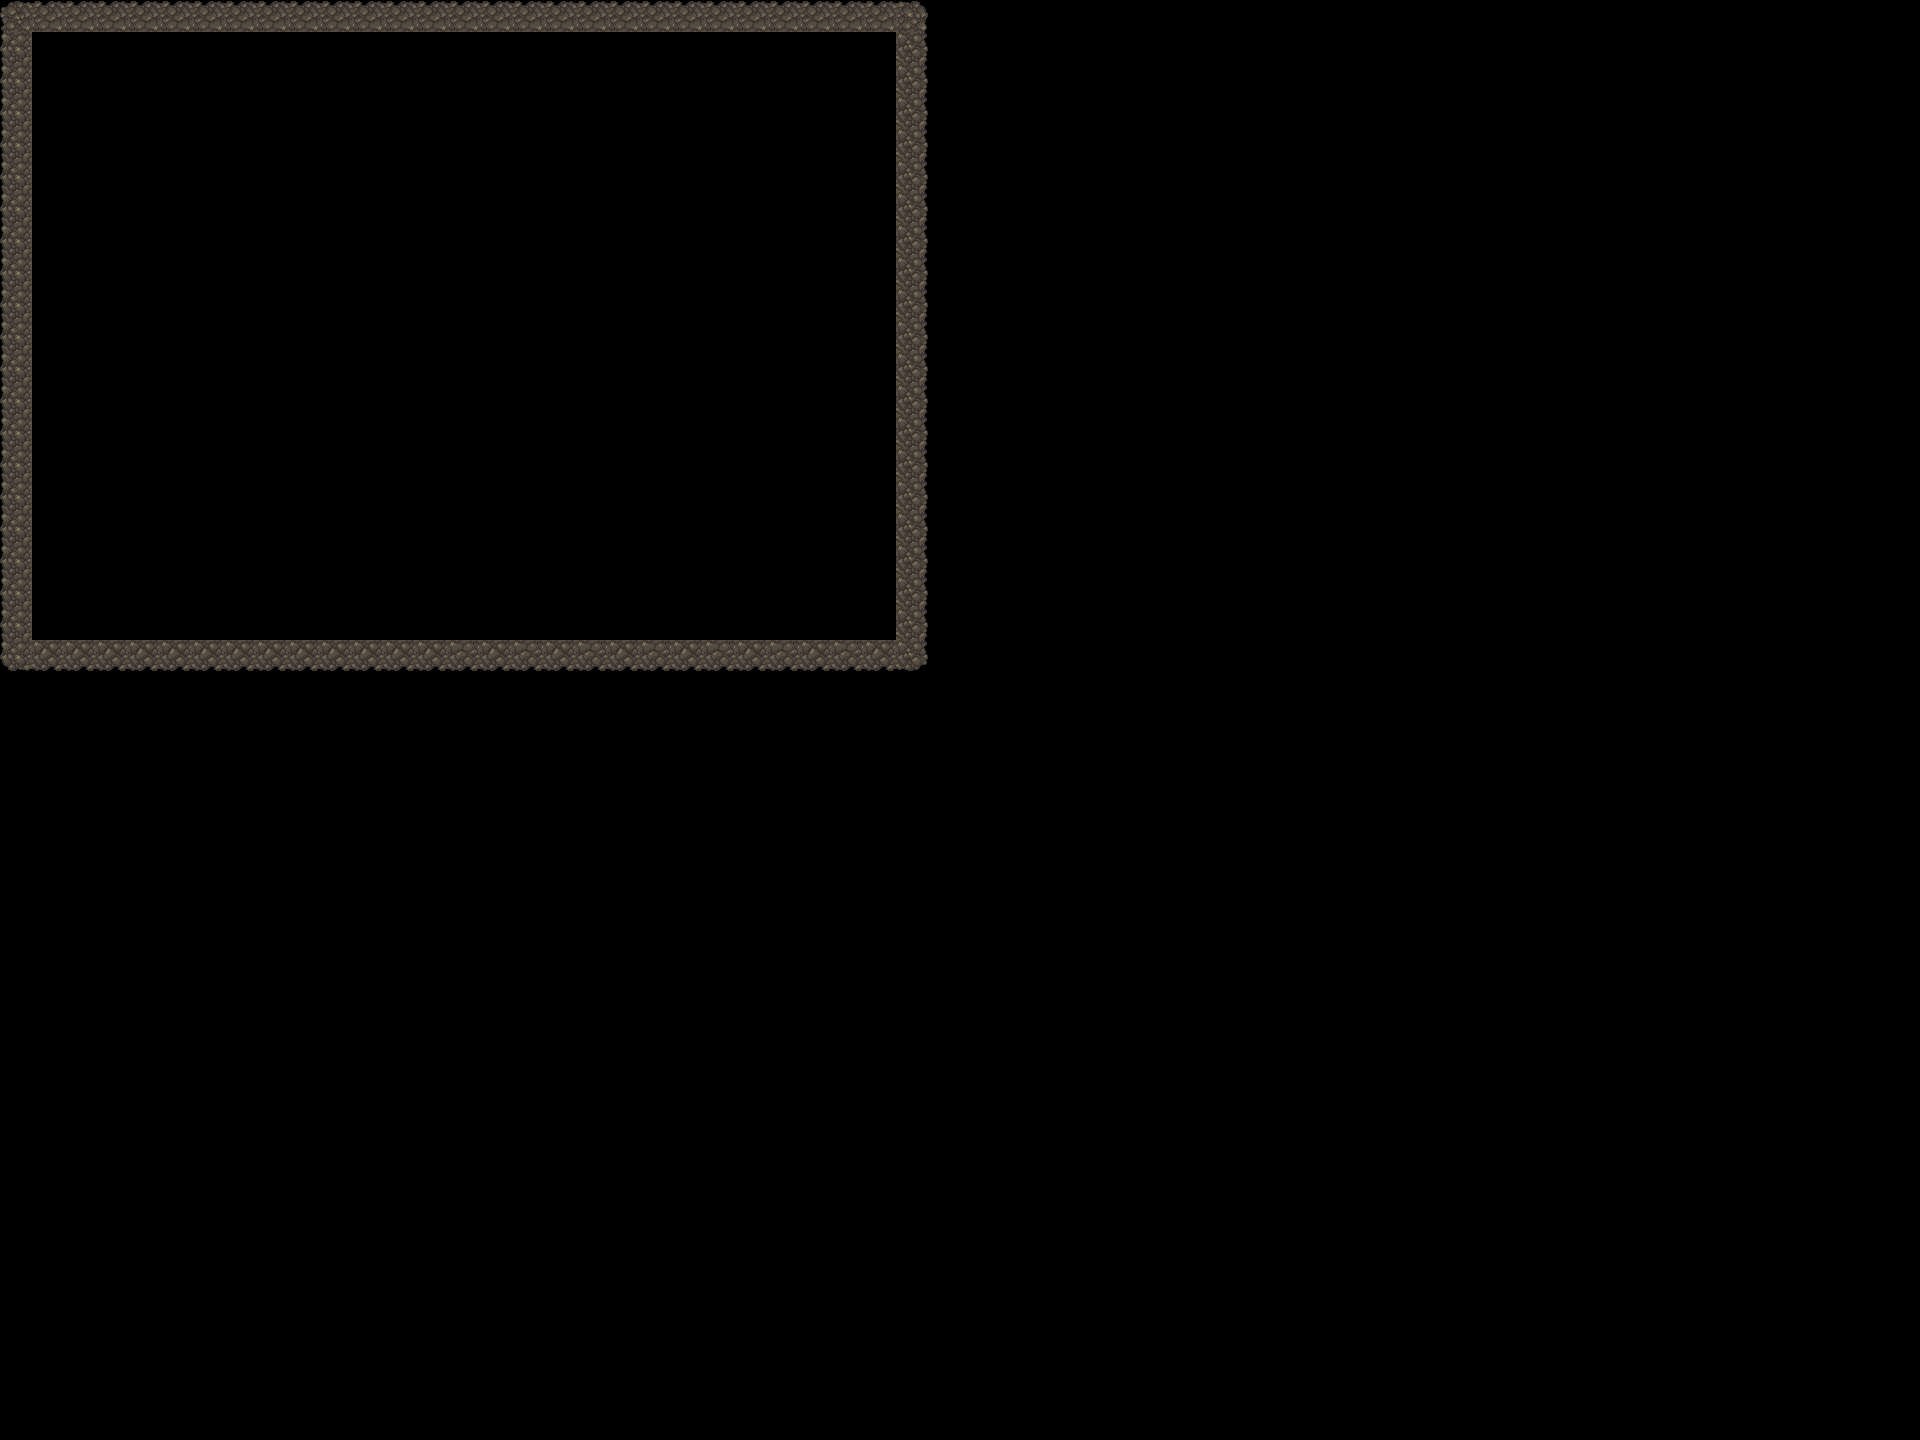

This game map was drawn from its Tiled (.tmx) file and the tilesets committed beside it. A one-line description and the trimmed map source follow:
An orthogonal 60x45 tile map with 32x32 px tiles, 1 tile layer (collision) and 1 object (Movable).

<map version="1.0" orientation="orthogonal" width="60" height="45" tilewidth="32" tileheight="32">
 <tileset firstgid="1" name="RockTile" tilewidth="32" tileheight="32">
  <image source="RockTile.png" width="192" height="192" />
 </tileset>
 <objectgroup name="Entities" width="60" height="45">
  <object name="Player1" type="Movable" x="136" y="130" width="24" height="63" />
 </objectgroup>
 <layer name="collision" width="60" height="45">
  <properties>
   <property name="Collidable" value="1" />
  </properties>
  <data>[2700 cells, 97 non-empty, 10 distinct tile ids]</data>
 </layer>
</map>
